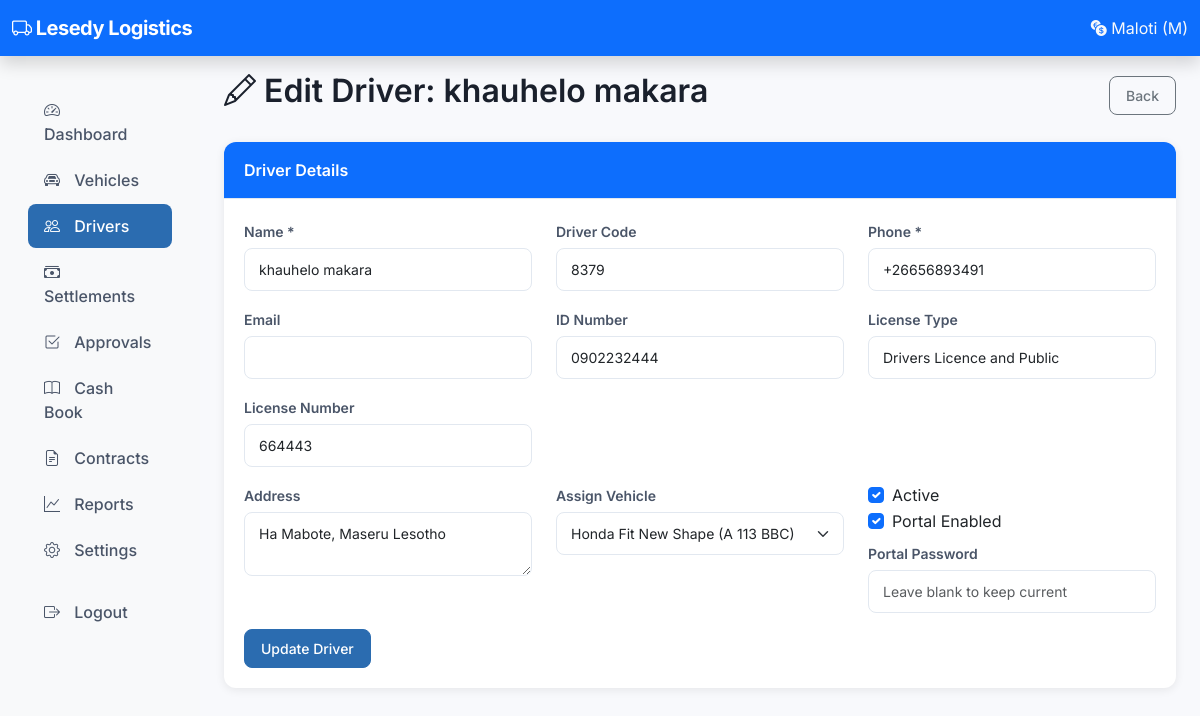
The page /owner/drivers/1/edit/ (signed in) on the database its author committed.
### accounts/models.py (models this page shows, shortened)
class SystemSettings(models.Model):
    debt_cap = models.DecimalField(max_digits=10, decimal_places=2, default=500.00)
    repayment_percentage = models.IntegerField(default=100)
    minimum_driver_take = models.DecimalField(max_digits=10, decimal_places=2, default=0)
    company_name = models.CharField(max_length=200, default='My Transport Fleet')
    company_phone = models.CharField(max_length=20, blank=True)
    company_email = models.EmailField(blank=True)
    company_address = models.TextField(blank=True)
    company_logo = models.ImageField(upload_to='company/', null=True, blank=True)
    days_in_month_for_salary = models.IntegerField(default=30)
    contract_settlement_day = models.IntegerField(default=1,
                                                   help_text="Day of month when contract is settled")
    default_bank_account = models.ForeignKey(
        'cashbook.BankAccount', on_delete=models.SET_NULL, null=True, blank=True
    )
    cash_alert_threshold = models.DecimalField(max_digits=10, decimal_places=2, default=1000.00)
    bank_alert_threshold = models.DecimalField(max_digits=10, decimal_places=2, default=2000.00)
    updated_at = models.DateTimeField(auto_now=True)
    class Meta:
        verbose_name_plural = "System Settings"
    @classmethod
    def get_settings(cls):
        obj, created = cls.objects.get_or_create(id=1)
        return obj

### drivers/models.py (models this page shows, shortened)
class Driver(models.Model):
    name = models.CharField(max_length=200)
    phone = models.CharField(max_length=20, unique=True)
    email = models.EmailField(blank=True, null=True)
    address = models.TextField(blank=True)
    id_number = models.CharField(max_length=50, blank=True)
    license_type = models.CharField(max_length=10, blank=True)
    license_number = models.CharField(max_length=50, blank=True)
    license_expiry = models.DateField(null=True, blank=True)
    vehicle = models.ForeignKey(
        Vehicle,
        on_delete=models.SET_NULL,
        null=True,
        blank=True,
        related_name='drivers',
    )
    is_active = models.BooleanField(default=True)
    hire_date = models.DateField(auto_now_add=True)
    termination_date = models.DateField(null=True, blank=True)
    settlement_frequency = models.CharField(
        max_length=10,
        choices=[('daily', 'Daily'), ('weekly', 'Weekly')],
        blank=True,
        null=True,
        help_text='Override vehicle default',
    )
    daily_quota_override = models.DecimalField(max_digits=10, decimal_places=2, null=True, blank=True)
    monthly_salary_override = models.DecimalField(max_digits=10, decimal_places=2, null=True, blank=True)
    percentage_override = models.DecimalField(max_digits=5, decimal_places=2, null=True, blank=True)
    contract_target_override = models.DecimalField(max_digits=10, decimal_places=2, null=True, blank=True)
    contract_success_bonus_fixed_override = models.DecimalField(max_digits=10, decimal_places=2, null=True, blank=True)
    contract_success_bonus_percentage_override = models.DecimalField(max_digits=5, decimal_places=2, null=True, blank=True)
    contract_failure_percentage_override = models.DecimalField(max_digits=5, decimal_places=2, null=True, blank=True)
    driver_code = models.CharField(max_length=4, unique=True, blank=True, null=True,
                                   help_text='4-digit code for driver portal login')
    portal_password = models.CharField(max_length=128, blank=True, null=True)
    is_portal_enabled = models.BooleanField(default=False)
    last_login = models.DateTimeField(null=True, blank=True)
    created_at = models.DateTimeField(auto_now_add=True)
    updated_at = models.DateTimeField(auto_now=True)

### vehicles/models.py (models this page shows, shortened)
class Vehicle(models.Model):
    VEHICLE_TYPES = [
        ('sedan', 'Sedan (4-seater)'),
        ('minivan', 'Minivan (6-8 seater)'),
        ('minibus', 'Minibus (14-seater)'),
        ('bus', 'Bus (30-50 seater)'),
    ]
    OPERATING_MODELS = [
        ('quota', 'Quota System'),
        ('salary', 'Monthly Salary'),
        ('percentage', 'Percentage System'),
        ('contract', 'Contract System'),
    ]
    name = models.CharField(max_length=100)
    vehicle_type = models.CharField(max_length=20, choices=VEHICLE_TYPES)
    seats = models.PositiveIntegerField()
    plate = models.CharField(max_length=20, unique=True)
    operating_model = models.CharField(max_length=20, choices=OPERATING_MODELS, default='quota')
    daily_quota = models.DecimalField(max_digits=10, decimal_places=2, default=250.00,
                                       help_text="Only used for quota model")
    monthly_salary = models.DecimalField(max_digits=10, decimal_places=2, default=3000.00,
                                          help_text="Only used for salary model")
    driver_percentage = models.DecimalField(max_digits=5, decimal_places=2, default=30.00,
                                             help_text="Driver's percentage of gross income (e.g., 30%)")
    contract_target = models.DecimalField(max_digits=10, decimal_places=2, default=15000.00,
                                           help_text="Monthly target gross income for contract model")
    contract_success_bonus_type = models.CharField(max_length=20, choices=[
        ('fixed', 'Fixed Amount'),
        ('percentage', 'Percentage of Gross'),
        ('hybrid', 'Hybrid (Fixed + Percentage)'),
    ], default='fixed', help_text="Only used for contract model")
    contract_success_bonus_fixed = models.DecimalField(max_digits=10, decimal_places=2, default=2000.00,
                                                        help_text="Fixed bonus amount if target achieved")
    contract_success_bonus_percentage = models.DecimalField(max_digits=5, decimal_places=2, default=10.00,
                                                             help_text="Percentage bonus if target achieved (e.g., 10%)")
    contract_failure_percentage = models.DecimalField(max_digits=5, decimal_places=2, default=20.00,
                                                       help_text="Percentage of gross income driver keeps if target is NOT achieved")
    insurance = models.DecimalField(max_digits=10, decimal_places=2, default=0)
    permit_cost = models.DecimalField(max_digits=10, decimal_places=2, default=0)
    loan_payment = models.DecimalField(max_digits=10, decimal_places=2, default=0)
    default_settlement_frequency = models.CharField(max_length=10, choices=[
        ('daily', 'Daily'),
        ('weekly', 'Weekly'),
    ], default='daily')
    is_active = models.BooleanField(default=True)
    created_at = models.DateTimeField(auto_now_add=True)
    updated_at = models.DateTimeField(auto_now=True)

### owner/views.py (the view, shortened to what this page needs)
# urls.py: path('drivers/<int:driver_id>/edit/', views.driver_edit, name='owner_driver_edit'),
@owner_required
def driver_edit(request, driver_id):
    driver = get_object_or_404(Driver, id=driver_id)
    vehicles = Vehicle.objects.filter(is_active=True)
    return render(request, 'owner/drivers/edit.html', {'driver': driver, 'vehicles': vehicles})

### templates/owner/drivers/edit.html (shortened to what this page needs)
{% extends 'base.html' %}
{% block content %}
<div class="d-flex justify-content-between align-items-center mb-4">
    <h2><i class="bi bi-pencil"></i> Edit Driver: {{ driver.name }}</h2>
    <a href="{% url 'owner_driver_list' %}" class="btn btn-outline-secondary">Back</a>
</div>
<div class="card">
    <div class="card-header bg-primary text-white">Driver Details</div>
    <div class="card-body">
        <form method="post">
            <div class="row mb-3">
                <div class="col-md-4"><label class="form-label">Name *</label><input type="text" name="name" class="form-control" value="{{ driver.name }}" required></div>
                <div class="col-md-4"><label class="form-label">Driver Code</label><input type="text" name="driver_code" class="form-control" value="{{ driver.driver_code|default:'' }}" maxlength="4" pattern="\d{4}" placeholder="Auto-generated if blank"></div>
                <div class="col-md-4"><label class="form-label">Phone *</label><input type="text" name="phone" class="form-control" value="{{ driver.phone }}" required></div>
            </div>
            <div class="row mb-3">
                <div class="col-md-4"><label class="form-label">Email</label><input type="email" name="email" class="form-control" value="{{ driver.email|default:'' }}"></div>
                <div class="col-md-4"><label class="form-label">ID Number</label><input type="text" name="id_number" class="form-control" value="{{ driver.id_number|default:'' }}"></div>
                <div class="col-md-4"><label class="form-label">License Type</label><input type="text" name="license_type" class="form-control" value="{{ driver.license_type|default:'' }}"></div>
            </div>
            <div class="row mb-3">
                <div class="col-md-4"><label class="form-label">License Number</label><input type="text" name="license_number" class="form-control" value="{{ driver.license_number|default:'' }}"></div>
            </div>
            <div class="row mb-3">
                <div class="col-md-4"><label class="form-label">Address</label><textarea name="address" class="form-control" rows="2">{{ driver.address|default:'' }}</textarea></div>
                <div class="col-md-4"><label class="form-label">Assign Vehicle</label>
                    <select name="vehicle" class="form-select">
                        {% for v in vehicles %}
                        <option value="{{ v.id }}" {% if driver.vehicle and driver.vehicle.id == v.id %}selected{% endif %}>{{ v.name }} ({{ v.plate }})</option>
                        {% endfor %}
                    </select>
                </div>
                <div class="col-md-4">
                    <div class="form-check"><input type="checkbox" name="is_active" class="form-check-input" {% if driver.is_active %}checked{% endif %}><label class="form-check-label">Active</label></div>
                    <div class="form-check"><input type="checkbox" name="is_portal_enabled" class="form-check-input" {% if driver.is_portal_enabled %}checked{% endif %}><label class="form-check-label">Portal Enabled</label></div>
                    <label class="form-label mt-2">Portal Password</label><input type="text" name="portal_password" class="form-control" placeholder="Leave blank to keep current">
                </div>
            </div>
            <button type="submit" class="btn btn-primary">Update Driver</button>
        </form>
    </div>
</div>
{% endblock %}

### templates/base.html (shortened to what this page needs)
{% load static %}
<!DOCTYPE html>
<html lang="en">
<head>
    <link href="https://cdn.jsdelivr.net/npm/bootstrap@5.3.0/dist/css/bootstrap.min.css" rel="stylesheet">
    <link rel="stylesheet" href="https://cdn.jsdelivr.net/npm/bootstrap-icons@1.11.0/font/bootstrap-icons.css">
    <link rel="stylesheet" href="{% static 'css/style.css' %}">
</head>
<body>
    <nav class="navbar navbar-dark bg-primary shadow">
        <div class="container-fluid">
            <a class="navbar-brand" href="{% url 'owner_dashboard' %}">
                <i class="bi bi-truck"></i> {{ company_name|default:"Taxi Accounting" }}
            </a>
            <span class="navbar-text text-light">
                <i class="bi bi-currency-exchange"></i> Maloti (M)
            </span>
        </div>
    </nav>
    <div class="container-fluid">
        <div class="row">
            <nav class="col-md-3 col-lg-2 d-none d-md-block bg-light sidebar">
                <div class="position-sticky">
                    <ul class="nav flex-column p-3">
                        <li class="nav-item">
                            <a class="nav-link {% if request.resolver_match.url_name == 'owner_dashboard' %}active{% endif %}"
                               href="{% url 'owner_dashboard' %}">
                                <i class="bi bi-speedometer2"></i> Dashboard
                            </a>
                        </li>
                        <li class="nav-item">
                            <a class="nav-link {% if 'vehicle' in request.resolver_match.url_name %}active{% endif %}"
                               href="{% url 'owner_vehicle_list' %}">
                                <i class="bi bi-car-front"></i> Vehicles
                            </a>
                        </li>
                        <li class="nav-item">
                            <a class="nav-link {% if 'driver' in request.resolver_match.url_name %}active{% endif %}"
                               href="{% url 'owner_driver_list' %}">
                                <i class="bi bi-people"></i> Drivers
                            </a>
                        </li>
                        <li class="nav-item">
                            <a class="nav-link {% if 'settlement' in request.resolver_match.url_name %}active{% endif %}"
                               href="{% url 'owner_settlement_list' %}">
                                <i class="bi bi-cash-stack"></i> Settlements
                            </a>
                        </li>
                        <li class="nav-item">
                            <a class="nav-link {% if 'approval' in request.resolver_match.url_name %}active{% endif %}"
                               href="{% url 'owner_pending_approvals' %}">
                                <i class="bi bi-check2-square"></i> Approvals
                            </a>
                        </li>
                        <li class="nav-item">
                            <a class="nav-link {% if 'cashbook' in request.resolver_match.url_name or 'bank' in request.resolver_match.url_name %}active{% endif %}"
                               href="{% url 'owner_cashbook_dashboard' %}">
                                <i class="bi bi-book"></i> Cash Book
                            </a>
                        </li>
                        <li class="nav-item">
                            <a class="nav-link {% if 'contract' in request.resolver_match.url_name %}active{% endif %}"
                               href="{% url 'owner_contract_dashboard' %}">
                                <i class="bi bi-file-earmark-text"></i> Contracts
                            </a>
                        </li>
                        <li class="nav-item">
                            <a class="nav-link {% if 'report' in request.resolver_match.url_name %}active{% endif %}"
                               href="{% url 'report_index' %}">
                                <i class="bi bi-graph-up"></i> Reports
                            </a>
                        </li>
                        <li class="nav-item">
                            <a class="nav-link {% if 'setting' in request.resolver_match.url_name %}active{% endif %}"
                               href="{% url 'owner_settings' %}">
                                <i class="bi bi-gear"></i> Settings
                            </a>
                        </li>
                        <li class="nav-item mt-3">
                            <a class="nav-link" href="{% url 'logout' %}">
                                <i class="bi bi-box-arrow-right"></i> Logout
                            </a>
                        </li>
                    </ul>
                </div>
            </nav>
            <main class="col-md-9 col-lg-10 px-4 py-3">
                {% block content %}{% endblock %}
            </main>
        </div>
    </div>
</body>
</html>

### rows shown on the page
SystemSettings: company_name "Lesedy Logistics"
Driver: name "khauhelo makara", driver_code "8379", phone "+26656893491", id_number "0902232444", license_type "Drivers Licence and Public", license_number "664443", address "Ha Mabote, Maseru Lesotho", vehicle "Honda Fit New Shape (A 113 BBC)", is_active "☑", is_portal_enabled "☑"
